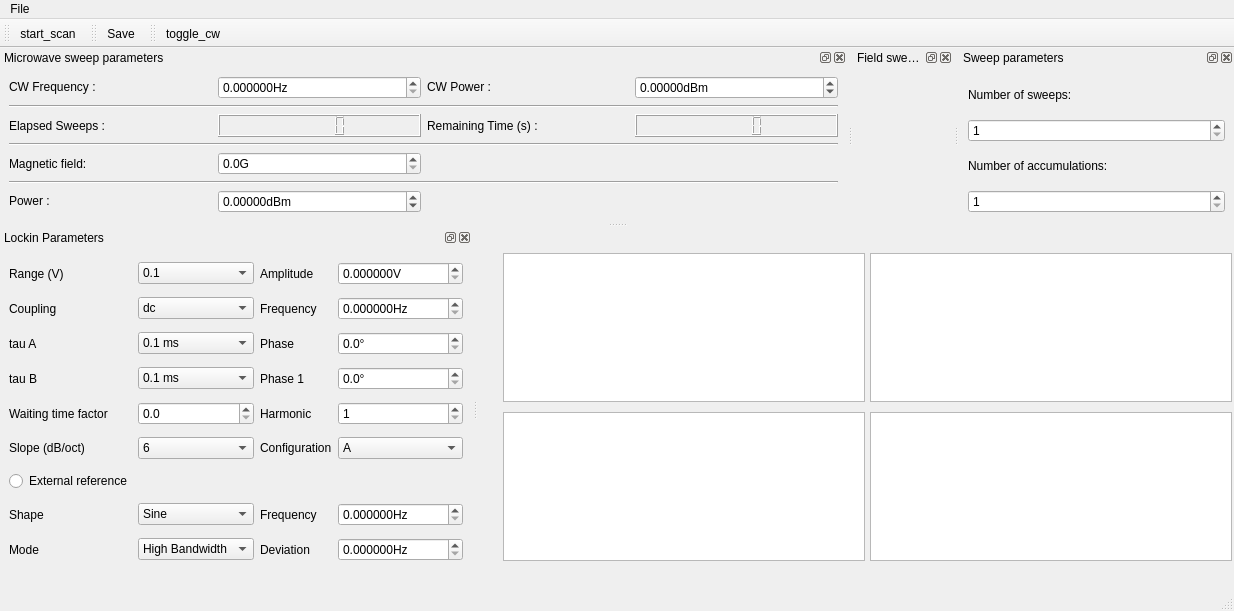
<?xml version="1.0" encoding="UTF-8"?>
<ui version="4.0">
 <class>MainWindow</class>
 <widget class="QMainWindow" name="MainWindow">
  <property name="geometry">
   <rect>
    <x>0</x>
    <y>0</y>
    <width>1234</width>
    <height>611</height>
   </rect>
  </property>
  <property name="windowTitle">
   <string>MainWindow</string>
  </property>
  <widget class="QWidget" name="centralwidget">
   <widget class="PlotWidget" name="channel1_PlotWidget">
    <property name="geometry">
     <rect>
      <x>25</x>
      <y>25</y>
      <width>362</width>
      <height>149</height>
     </rect>
    </property>
    <property name="sizePolicy">
     <sizepolicy hsizetype="Expanding" vsizetype="Expanding">
      <horstretch>1</horstretch>
      <verstretch>1</verstretch>
     </sizepolicy>
    </property>
   </widget>
   <widget class="PlotWidget" name="channel2_PlotWidget">
    <property name="geometry">
     <rect>
      <x>392</x>
      <y>25</y>
      <width>362</width>
      <height>149</height>
     </rect>
    </property>
    <property name="sizePolicy">
     <sizepolicy hsizetype="Expanding" vsizetype="Expanding">
      <horstretch>1</horstretch>
      <verstretch>1</verstretch>
     </sizepolicy>
    </property>
   </widget>
   <widget class="PlotWidget" name="channel3_PlotWidget">
    <property name="geometry">
     <rect>
      <x>25</x>
      <y>184</y>
      <width>362</width>
      <height>149</height>
     </rect>
    </property>
    <property name="sizePolicy">
     <sizepolicy hsizetype="Expanding" vsizetype="Expanding">
      <horstretch>1</horstretch>
      <verstretch>1</verstretch>
     </sizepolicy>
    </property>
   </widget>
   <widget class="PlotWidget" name="channel4_PlotWidget">
    <property name="geometry">
     <rect>
      <x>392</x>
      <y>184</y>
      <width>362</width>
      <height>149</height>
     </rect>
    </property>
    <property name="sizePolicy">
     <sizepolicy hsizetype="Expanding" vsizetype="Expanding">
      <horstretch>1</horstretch>
      <verstretch>1</verstretch>
     </sizepolicy>
    </property>
   </widget>
  </widget>
  <widget class="QMenuBar" name="menubar">
   <property name="geometry">
    <rect>
     <x>0</x>
     <y>0</y>
     <width>1234</width>
     <height>21</height>
    </rect>
   </property>
   <widget class="QMenu" name="menuFile">
    <property name="title">
     <string>File</string>
    </property>
    <addaction name="action_Save"/>
    <addaction name="action_Close"/>
   </widget>
   <addaction name="menuFile"/>
  </widget>
  <widget class="QStatusBar" name="statusbar"/>
  <widget class="QToolBar" name="toolBar">
   <property name="windowTitle">
    <string>toolBar</string>
   </property>
   <attribute name="toolBarArea">
    <enum>TopToolBarArea</enum>
   </attribute>
   <attribute name="toolBarBreak">
    <bool>false</bool>
   </attribute>
   <addaction name="action_run_stop"/>
  </widget>
  <widget class="QToolBar" name="save_ToolBar">
   <property name="windowTitle">
    <string>toolBar_2</string>
   </property>
   <attribute name="toolBarArea">
    <enum>TopToolBarArea</enum>
   </attribute>
   <attribute name="toolBarBreak">
    <bool>false</bool>
   </attribute>
   <addaction name="action_Save"/>
  </widget>
  <widget class="QToolBar" name="cw_ToolBar">
   <property name="windowTitle">
    <string>toolBar_3</string>
   </property>
   <attribute name="toolBarArea">
    <enum>TopToolBarArea</enum>
   </attribute>
   <attribute name="toolBarBreak">
    <bool>false</bool>
   </attribute>
   <addaction name="action_toggle_cw"/>
  </widget>
  <widget class="QDockWidget" name="dockWidget">
   <property name="maximumSize">
    <size>
     <width>524287</width>
     <height>350</height>
    </size>
   </property>
   <property name="windowTitle">
    <string>Lockin Parameters</string>
   </property>
   <attribute name="dockWidgetArea">
    <number>1</number>
   </attribute>
   <widget class="QWidget" name="dockWidgetContents">
    <layout class="QGridLayout" name="gridLayout_2">
     <item row="0" column="0">
      <widget class="QLabel" name="label_19">
       <property name="text">
        <string>Range (V)</string>
       </property>
      </widget>
     </item>
     <item row="0" column="1">
      <widget class="QComboBox" name="lockin_range_comboBox">
       <item>
        <property name="text">
         <string>0.1</string>
        </property>
       </item>
       <item>
        <property name="text">
         <string>1</string>
        </property>
       </item>
       <item>
        <property name="text">
         <string>10</string>
        </property>
       </item>
      </widget>
     </item>
     <item row="0" column="2">
      <widget class="QLabel" name="label_17">
       <property name="text">
        <string>Amplitude</string>
       </property>
      </widget>
     </item>
     <item row="0" column="3">
      <widget class="ScienDSpinBox" name="lockin_amplitude_DoubleSpinBox">
       <property name="sizePolicy">
        <sizepolicy hsizetype="Minimum" vsizetype="Fixed">
         <horstretch>0</horstretch>
         <verstretch>0</verstretch>
        </sizepolicy>
       </property>
       <property name="suffix">
        <string>V</string>
       </property>
       <property name="decimals">
        <number>6</number>
       </property>
       <property name="maximum">
        <double>1000000000.000000000000000</double>
       </property>
       <property name="singleStep">
        <double>0.010000000000000</double>
       </property>
      </widget>
     </item>
     <item row="1" column="0">
      <widget class="QLabel" name="label_9">
       <property name="text">
        <string>Coupling</string>
       </property>
      </widget>
     </item>
     <item row="1" column="1">
      <widget class="QComboBox" name="lockin_acdc_coupling_comboBox">
       <item>
        <property name="text">
         <string>dc</string>
        </property>
       </item>
       <item>
        <property name="text">
         <string>ac</string>
        </property>
       </item>
      </widget>
     </item>
     <item row="1" column="2">
      <widget class="QLabel" name="label_7">
       <property name="text">
        <string>Frequency</string>
       </property>
      </widget>
     </item>
     <item row="1" column="3">
      <widget class="ScienDSpinBox" name="int_ref_frequency_DoubleSpinBox">
       <property name="sizePolicy">
        <sizepolicy hsizetype="Minimum" vsizetype="Fixed">
         <horstretch>0</horstretch>
         <verstretch>0</verstretch>
        </sizepolicy>
       </property>
       <property name="suffix">
        <string>Hz</string>
       </property>
       <property name="decimals">
        <number>6</number>
       </property>
       <property name="maximum">
        <double>1000000000.000000000000000</double>
       </property>
       <property name="singleStep">
        <double>0.010000000000000</double>
       </property>
      </widget>
     </item>
     <item row="2" column="0">
      <widget class="QLabel" name="label_21">
       <property name="text">
        <string>tau A</string>
       </property>
      </widget>
     </item>
     <item row="2" column="1">
      <widget class="QComboBox" name="lockin_taua_comboBox">
       <item>
        <property name="text">
         <string>0.1 ms</string>
        </property>
       </item>
       <item>
        <property name="text">
         <string>0.2 ms</string>
        </property>
       </item>
       <item>
        <property name="text">
         <string>0.5 ms</string>
        </property>
       </item>
       <item>
        <property name="text">
         <string>1 ms</string>
        </property>
       </item>
       <item>
        <property name="text">
         <string>2 ms</string>
        </property>
       </item>
       <item>
        <property name="text">
         <string>5 ms</string>
        </property>
       </item>
       <item>
        <property name="text">
         <string>10 ms</string>
        </property>
       </item>
       <item>
        <property name="text">
         <string>20 ms</string>
        </property>
       </item>
       <item>
        <property name="text">
         <string>50 ms</string>
        </property>
       </item>
       <item>
        <property name="text">
         <string>100 ms</string>
        </property>
       </item>
       <item>
        <property name="text">
         <string>200 ms</string>
        </property>
       </item>
       <item>
        <property name="text">
         <string>500 ms</string>
        </property>
       </item>
       <item>
        <property name="text">
         <string>1 s</string>
        </property>
       </item>
       <item>
        <property name="text">
         <string>2 s</string>
        </property>
       </item>
       <item>
        <property name="text">
         <string>5 s</string>
        </property>
       </item>
       <item>
        <property name="text">
         <string>10 s</string>
        </property>
       </item>
       <item>
        <property name="text">
         <string>20 s</string>
        </property>
       </item>
       <item>
        <property name="text">
         <string>50 s</string>
        </property>
       </item>
       <item>
        <property name="text">
         <string>100 s</string>
        </property>
       </item>
       <item>
        <property name="text">
         <string>200 s</string>
        </property>
       </item>
       <item>
        <property name="text">
         <string>500 s</string>
        </property>
       </item>
       <item>
        <property name="text">
         <string>1 ks</string>
        </property>
       </item>
      </widget>
     </item>
     <item row="2" column="2">
      <widget class="QLabel" name="label_10">
       <property name="text">
        <string>Phase</string>
       </property>
      </widget>
     </item>
     <item row="2" column="3">
      <widget class="ScienDSpinBox" name="lockin_phase_DoubleSpinBox">
       <property name="sizePolicy">
        <sizepolicy hsizetype="Minimum" vsizetype="Fixed">
         <horstretch>0</horstretch>
         <verstretch>0</verstretch>
        </sizepolicy>
       </property>
       <property name="suffix">
        <string>°</string>
       </property>
       <property name="decimals">
        <number>1</number>
       </property>
       <property name="maximum">
        <double>1000000000.000000000000000</double>
       </property>
       <property name="singleStep">
        <double>0.010000000000000</double>
       </property>
      </widget>
     </item>
     <item row="3" column="0">
      <widget class="QLabel" name="label_22">
       <property name="text">
        <string>tau B</string>
       </property>
      </widget>
     </item>
     <item row="3" column="1">
      <widget class="QComboBox" name="lockin_taub_comboBox">
       <item>
        <property name="text">
         <string>0.1 ms</string>
        </property>
       </item>
       <item>
        <property name="text">
         <string>0.2 ms</string>
        </property>
       </item>
       <item>
        <property name="text">
         <string>0.5 ms</string>
        </property>
       </item>
       <item>
        <property name="text">
         <string>1 ms</string>
        </property>
       </item>
       <item>
        <property name="text">
         <string>2 ms</string>
        </property>
       </item>
       <item>
        <property name="text">
         <string>5 ms</string>
        </property>
       </item>
       <item>
        <property name="text">
         <string>10 ms</string>
        </property>
       </item>
       <item>
        <property name="text">
         <string>20 ms</string>
        </property>
       </item>
       <item>
        <property name="text">
         <string>50 ms</string>
        </property>
       </item>
       <item>
        <property name="text">
         <string>100 ms</string>
        </property>
       </item>
       <item>
        <property name="text">
         <string>200 ms</string>
        </property>
       </item>
       <item>
        <property name="text">
         <string>500 ms</string>
        </property>
       </item>
       <item>
        <property name="text">
         <string>1 s</string>
        </property>
       </item>
       <item>
        <property name="text">
         <string>2 s</string>
        </property>
       </item>
       <item>
        <property name="text">
         <string>5 s</string>
        </property>
       </item>
       <item>
        <property name="text">
         <string>10 s</string>
        </property>
       </item>
       <item>
        <property name="text">
         <string>20 s</string>
        </property>
       </item>
       <item>
        <property name="text">
         <string>50 s</string>
        </property>
       </item>
       <item>
        <property name="text">
         <string>100 s</string>
        </property>
       </item>
       <item>
        <property name="text">
         <string>200 s</string>
        </property>
       </item>
       <item>
        <property name="text">
         <string>500 s</string>
        </property>
       </item>
       <item>
        <property name="text">
         <string>1 ks</string>
        </property>
       </item>
       <item>
        <property name="text">
         <string>same as tau A</string>
        </property>
       </item>
      </widget>
     </item>
     <item row="3" column="2">
      <widget class="QLabel" name="label_18">
       <property name="text">
        <string>Phase 1</string>
       </property>
      </widget>
     </item>
     <item row="3" column="3">
      <widget class="ScienDSpinBox" name="lockin_phase1_DoubleSpinBox">
       <property name="sizePolicy">
        <sizepolicy hsizetype="Minimum" vsizetype="Fixed">
         <horstretch>0</horstretch>
         <verstretch>0</verstretch>
        </sizepolicy>
       </property>
       <property name="suffix">
        <string>°</string>
       </property>
       <property name="decimals">
        <number>1</number>
       </property>
       <property name="maximum">
        <double>1000000000.000000000000000</double>
       </property>
       <property name="singleStep">
        <double>0.010000000000000</double>
       </property>
      </widget>
     </item>
     <item row="4" column="0">
      <widget class="QLabel" name="label_12">
       <property name="text">
        <string>Waiting time factor</string>
       </property>
      </widget>
     </item>
     <item row="4" column="1">
      <widget class="ScienDSpinBox" name="waiting_time_factor_DoubleSpinBox">
       <property name="sizePolicy">
        <sizepolicy hsizetype="Minimum" vsizetype="Fixed">
         <horstretch>0</horstretch>
         <verstretch>0</verstretch>
        </sizepolicy>
       </property>
       <property name="suffix">
        <string/>
       </property>
       <property name="decimals">
        <number>1</number>
       </property>
       <property name="maximum">
        <double>1000000000.000000000000000</double>
       </property>
       <property name="singleStep">
        <double>0.010000000000000</double>
       </property>
      </widget>
     </item>
     <item row="4" column="2">
      <widget class="QLabel" name="label_16">
       <property name="text">
        <string>Harmonic</string>
       </property>
      </widget>
     </item>
     <item row="4" column="3">
      <widget class="QSpinBox" name="harmonic_spinBox">
       <property name="minimum">
        <number>1</number>
       </property>
       <property name="maximum">
        <number>15</number>
       </property>
      </widget>
     </item>
     <item row="5" column="0">
      <widget class="QLabel" name="label_11">
       <property name="text">
        <string>Slope (dB/oct)</string>
       </property>
      </widget>
     </item>
     <item row="5" column="1">
      <widget class="QComboBox" name="lockin_slope_comboBox">
       <item>
        <property name="text">
         <string>6</string>
        </property>
       </item>
       <item>
        <property name="text">
         <string>12</string>
        </property>
       </item>
       <item>
        <property name="text">
         <string>24</string>
        </property>
       </item>
      </widget>
     </item>
     <item row="5" column="2">
      <widget class="QLabel" name="label_20">
       <property name="text">
        <string>Configuration</string>
       </property>
      </widget>
     </item>
     <item row="5" column="3">
      <widget class="QComboBox" name="lockin_config_comboBox">
       <item>
        <property name="text">
         <string>A</string>
        </property>
       </item>
       <item>
        <property name="text">
         <string>A-B</string>
        </property>
       </item>
       <item>
        <property name="text">
         <string>A&amp;B</string>
        </property>
       </item>
      </widget>
     </item>
     <item row="6" column="0">
      <widget class="QRadioButton" name="external_reference_radioButton">
       <property name="text">
        <string>External reference</string>
       </property>
      </widget>
     </item>
     <item row="7" column="0">
      <widget class="QLabel" name="label_14">
       <property name="text">
        <string>Shape</string>
       </property>
      </widget>
     </item>
     <item row="7" column="1">
      <widget class="QComboBox" name="source_shape_comboBox">
       <item>
        <property name="text">
         <string>Sine</string>
        </property>
       </item>
       <item>
        <property name="text">
         <string>Square</string>
        </property>
       </item>
       <item>
        <property name="text">
         <string>Pulse</string>
        </property>
       </item>
       <item>
        <property name="text">
         <string>Triangle</string>
        </property>
       </item>
       <item>
        <property name="text">
         <string>Trapezoid</string>
        </property>
       </item>
      </widget>
     </item>
     <item row="7" column="2">
      <widget class="QLabel" name="label_15">
       <property name="text">
        <string>Frequency</string>
       </property>
      </widget>
     </item>
     <item row="7" column="3">
      <widget class="ScienDSpinBox" name="source_frequency_DoubleSpinBox">
       <property name="sizePolicy">
        <sizepolicy hsizetype="Minimum" vsizetype="Fixed">
         <horstretch>0</horstretch>
         <verstretch>0</verstretch>
        </sizepolicy>
       </property>
       <property name="suffix">
        <string>Hz</string>
       </property>
       <property name="decimals">
        <number>6</number>
       </property>
       <property name="maximum">
        <double>1000000000.000000000000000</double>
       </property>
       <property name="singleStep">
        <double>0.010000000000000</double>
       </property>
      </widget>
     </item>
     <item row="8" column="0">
      <widget class="QLabel" name="label_8">
       <property name="text">
        <string>Mode</string>
       </property>
      </widget>
     </item>
     <item row="8" column="1">
      <widget class="QComboBox" name="mod_mode_comboBox">
       <item>
        <property name="text">
         <string>High Bandwidth</string>
        </property>
       </item>
       <item>
        <property name="text">
         <string>Low Noise</string>
        </property>
       </item>
      </widget>
     </item>
     <item row="8" column="2">
      <widget class="QLabel" name="label_5">
       <property name="text">
        <string>Deviation</string>
       </property>
      </widget>
     </item>
     <item row="8" column="3">
      <widget class="ScienDSpinBox" name="mod_dev_frequency_DoubleSpinBox">
       <property name="sizePolicy">
        <sizepolicy hsizetype="Minimum" vsizetype="Fixed">
         <horstretch>0</horstretch>
         <verstretch>0</verstretch>
        </sizepolicy>
       </property>
       <property name="suffix">
        <string>Hz</string>
       </property>
       <property name="decimals">
        <number>6</number>
       </property>
       <property name="maximum">
        <double>1000000000.000000000000000</double>
       </property>
       <property name="singleStep">
        <double>0.010000000000000</double>
       </property>
      </widget>
     </item>
    </layout>
   </widget>
  </widget>
  <widget class="QDockWidget" name="mwsweep_eproc_control_DockWidget">
   <property name="windowTitle">
    <string>Microwave sweep parameters</string>
   </property>
   <attribute name="dockWidgetArea">
    <number>4</number>
   </attribute>
   <widget class="QWidget" name="dockWidgetContents_3">
    <layout class="QGridLayout" name="gridLayout">
     <item row="0" column="0">
      <widget class="QLabel" name="label">
       <property name="sizePolicy">
        <sizepolicy hsizetype="Minimum" vsizetype="Fixed">
         <horstretch>0</horstretch>
         <verstretch>0</verstretch>
        </sizepolicy>
       </property>
       <property name="text">
        <string>CW Frequency :</string>
       </property>
      </widget>
     </item>
     <item row="0" column="1">
      <widget class="ScienDSpinBox" name="cw_frequency_DoubleSpinBox">
       <property name="sizePolicy">
        <sizepolicy hsizetype="Minimum" vsizetype="Fixed">
         <horstretch>0</horstretch>
         <verstretch>0</verstretch>
        </sizepolicy>
       </property>
       <property name="suffix">
        <string>Hz</string>
       </property>
       <property name="decimals">
        <number>6</number>
       </property>
       <property name="maximum">
        <double>1000000000.000000000000000</double>
       </property>
       <property name="singleStep">
        <double>0.010000000000000</double>
       </property>
      </widget>
     </item>
     <item row="0" column="2">
      <widget class="QLabel" name="label_6">
       <property name="sizePolicy">
        <sizepolicy hsizetype="Minimum" vsizetype="Fixed">
         <horstretch>0</horstretch>
         <verstretch>0</verstretch>
        </sizepolicy>
       </property>
       <property name="text">
        <string>CW Power :</string>
       </property>
      </widget>
     </item>
     <item row="0" column="3">
      <widget class="ScienDSpinBox" name="cw_power_DoubleSpinBox">
       <property name="sizePolicy">
        <sizepolicy hsizetype="Minimum" vsizetype="Fixed">
         <horstretch>0</horstretch>
         <verstretch>0</verstretch>
        </sizepolicy>
       </property>
       <property name="suffix">
        <string>dBm</string>
       </property>
       <property name="decimals">
        <number>5</number>
       </property>
       <property name="minimum">
        <double>-1000.000000000000000</double>
       </property>
       <property name="maximum">
        <double>100.000000000000000</double>
       </property>
      </widget>
     </item>
     <item row="1" column="0" colspan="4">
      <widget class="Line" name="line_2">
       <property name="minimumSize">
        <size>
         <width>0</width>
         <height>0</height>
        </size>
       </property>
       <property name="lineWidth">
        <number>1</number>
       </property>
       <property name="midLineWidth">
        <number>0</number>
       </property>
       <property name="orientation">
        <enum>Qt::Horizontal</enum>
       </property>
      </widget>
     </item>
     <item row="2" column="0">
      <widget class="QLabel" name="label_23">
       <property name="sizePolicy">
        <sizepolicy hsizetype="Minimum" vsizetype="Minimum">
         <horstretch>0</horstretch>
         <verstretch>0</verstretch>
        </sizepolicy>
       </property>
       <property name="text">
        <string>Elapsed Sweeps :</string>
       </property>
      </widget>
     </item>
     <item row="2" column="1">
      <widget class="QLCDNumber" name="elapsed_sweeps_DisplayWidget"/>
     </item>
     <item row="2" column="2">
      <widget class="QLabel" name="label_13">
       <property name="sizePolicy">
        <sizepolicy hsizetype="Minimum" vsizetype="Minimum">
         <horstretch>0</horstretch>
         <verstretch>0</verstretch>
        </sizepolicy>
       </property>
       <property name="text">
        <string>Remaining Time (s) :</string>
       </property>
      </widget>
     </item>
     <item row="2" column="3">
      <widget class="QLCDNumber" name="remaining_time_DisplayWidget">
       <property name="sizePolicy">
        <sizepolicy hsizetype="Minimum" vsizetype="Minimum">
         <horstretch>0</horstretch>
         <verstretch>0</verstretch>
        </sizepolicy>
       </property>
      </widget>
     </item>
     <item row="3" column="0" colspan="4">
      <widget class="Line" name="line_3">
       <property name="orientation">
        <enum>Qt::Horizontal</enum>
       </property>
      </widget>
     </item>
     <item row="4" column="0">
      <widget class="QLabel" name="label_26">
       <property name="sizePolicy">
        <sizepolicy hsizetype="Minimum" vsizetype="Minimum">
         <horstretch>0</horstretch>
         <verstretch>0</verstretch>
        </sizepolicy>
       </property>
       <property name="text">
        <string>Magnetic field:</string>
       </property>
      </widget>
     </item>
     <item row="4" column="1">
      <widget class="QDoubleSpinBox" name="magnet_cf_DoubleSpinBox">
       <property name="sizePolicy">
        <sizepolicy hsizetype="Minimum" vsizetype="Fixed">
         <horstretch>0</horstretch>
         <verstretch>0</verstretch>
        </sizepolicy>
       </property>
       <property name="suffix">
        <string>G</string>
       </property>
       <property name="decimals">
        <number>1</number>
       </property>
       <property name="maximum">
        <double>1000000000.000000000000000</double>
       </property>
       <property name="singleStep">
        <double>0.010000000000000</double>
       </property>
      </widget>
     </item>
     <item row="5" column="0" colspan="4">
      <widget class="Line" name="line_4">
       <property name="minimumSize">
        <size>
         <width>0</width>
         <height>0</height>
        </size>
       </property>
       <property name="lineWidth">
        <number>1</number>
       </property>
       <property name="midLineWidth">
        <number>0</number>
       </property>
       <property name="orientation">
        <enum>Qt::Horizontal</enum>
       </property>
      </widget>
     </item>
     <item row="6" column="0">
      <widget class="QLabel" name="label_27">
       <property name="sizePolicy">
        <sizepolicy hsizetype="Minimum" vsizetype="Fixed">
         <horstretch>0</horstretch>
         <verstretch>0</verstretch>
        </sizepolicy>
       </property>
       <property name="text">
        <string>Power :</string>
       </property>
      </widget>
     </item>
     <item row="6" column="1">
      <widget class="ScienDSpinBox" name="sweep_power_DoubleSpinBox">
       <property name="sizePolicy">
        <sizepolicy hsizetype="Minimum" vsizetype="Fixed">
         <horstretch>0</horstretch>
         <verstretch>0</verstretch>
        </sizepolicy>
       </property>
       <property name="suffix">
        <string>dBm</string>
       </property>
       <property name="decimals">
        <number>5</number>
       </property>
       <property name="minimum">
        <double>-1000.000000000000000</double>
       </property>
       <property name="maximum">
        <double>100.000000000000000</double>
       </property>
      </widget>
     </item>
    </layout>
   </widget>
  </widget>
  <widget class="QDockWidget" name="fieldsweep_eproc_control_DockWidget">
   <property name="windowTitle">
    <string>Field sweep parameters</string>
   </property>
   <attribute name="dockWidgetArea">
    <number>4</number>
   </attribute>
   <widget class="QWidget" name="dockWidgetContents_6"/>
  </widget>
  <widget class="QDockWidget" name="sweep_parameters_DockWidget">
   <property name="windowTitle">
    <string>Sweep parameters</string>
   </property>
   <attribute name="dockWidgetArea">
    <number>4</number>
   </attribute>
   <widget class="QWidget" name="dockWidgetContents_2">
    <layout class="QVBoxLayout" name="verticalLayout">
     <item>
      <widget class="QLabel" name="label_24">
       <property name="text">
        <string>Number of sweeps:</string>
       </property>
      </widget>
     </item>
     <item>
      <widget class="QSpinBox" name="number_of_sweeps_spinBox">
       <property name="minimum">
        <number>1</number>
       </property>
       <property name="maximum">
        <number>1000000</number>
       </property>
      </widget>
     </item>
     <item>
      <widget class="QLabel" name="label_25">
       <property name="text">
        <string>Number of accumulations:</string>
       </property>
      </widget>
     </item>
     <item>
      <widget class="QSpinBox" name="number_of_accumulations_spinBox">
       <property name="minimum">
        <number>1</number>
       </property>
       <property name="maximum">
        <number>1000000</number>
       </property>
      </widget>
     </item>
    </layout>
   </widget>
  </widget>
  <action name="action_toggle_cw">
   <property name="checkable">
    <bool>true</bool>
   </property>
   <property name="icon">
    <iconset>
     <normaloff>../../artwork/icons/oxygen/22x22/media-playback-start.png</normaloff>
     <normalon>../../artwork/icons/oxygen/22x22/media-playback-stop.png</normalon>../../artwork/icons/oxygen/22x22/media-playback-start.png</iconset>
   </property>
   <property name="text">
    <string>toggle_cw</string>
   </property>
   <property name="toolTip">
    <string>toggle microwave CW output</string>
   </property>
  </action>
  <action name="action_Close">
   <property name="icon">
    <iconset>
     <normaloff>../../artwork/icons/oxygen/22x22/application-exit.png</normaloff>../../artwork/icons/oxygen/22x22/application-exit.png</iconset>
   </property>
   <property name="text">
    <string>Close</string>
   </property>
  </action>
  <action name="action_run_stop">
   <property name="checkable">
    <bool>true</bool>
   </property>
   <property name="icon">
    <iconset>
     <normaloff>../../artwork/icons/qudiTheme/22x22/start-counter.png</normaloff>
     <normalon>../../artwork/icons/qudiTheme/22x22/stop-counter.png</normalon>../../artwork/icons/qudiTheme/22x22/start-counter.png</iconset>
   </property>
   <property name="text">
    <string>start_scan</string>
   </property>
  </action>
  <action name="action_Save">
   <property name="icon">
    <iconset>
     <normaloff>../../artwork/icons/oxygen/22x22/document-save.png</normaloff>../../artwork/icons/oxygen/22x22/document-save.png</iconset>
   </property>
   <property name="text">
    <string>&amp;Save</string>
   </property>
   <property name="toolTip">
    <string>Save odmr data</string>
   </property>
  </action>
 </widget>
 <customwidgets>
  <customwidget>
   <class>ScienDSpinBox</class>
   <extends>QDoubleSpinBox</extends>
   <header>qtwidgets.scientific_spinbox.h</header>
  </customwidget>
  <customwidget>
   <class>PlotWidget</class>
   <extends>QGraphicsView</extends>
   <header>pyqtgraph</header>
  </customwidget>
 </customwidgets>
 <resources/>
 <connections>
  <connection>
   <sender>action_Close</sender>
   <signal>triggered()</signal>
   <receiver>MainWindow</receiver>
   <slot>close()</slot>
   <hints>
    <hint type="sourcelabel">
     <x>-1</x>
     <y>-1</y>
    </hint>
    <hint type="destinationlabel">
     <x>616</x>
     <y>305</y>
    </hint>
   </hints>
  </connection>
 </connections>
</ui>
